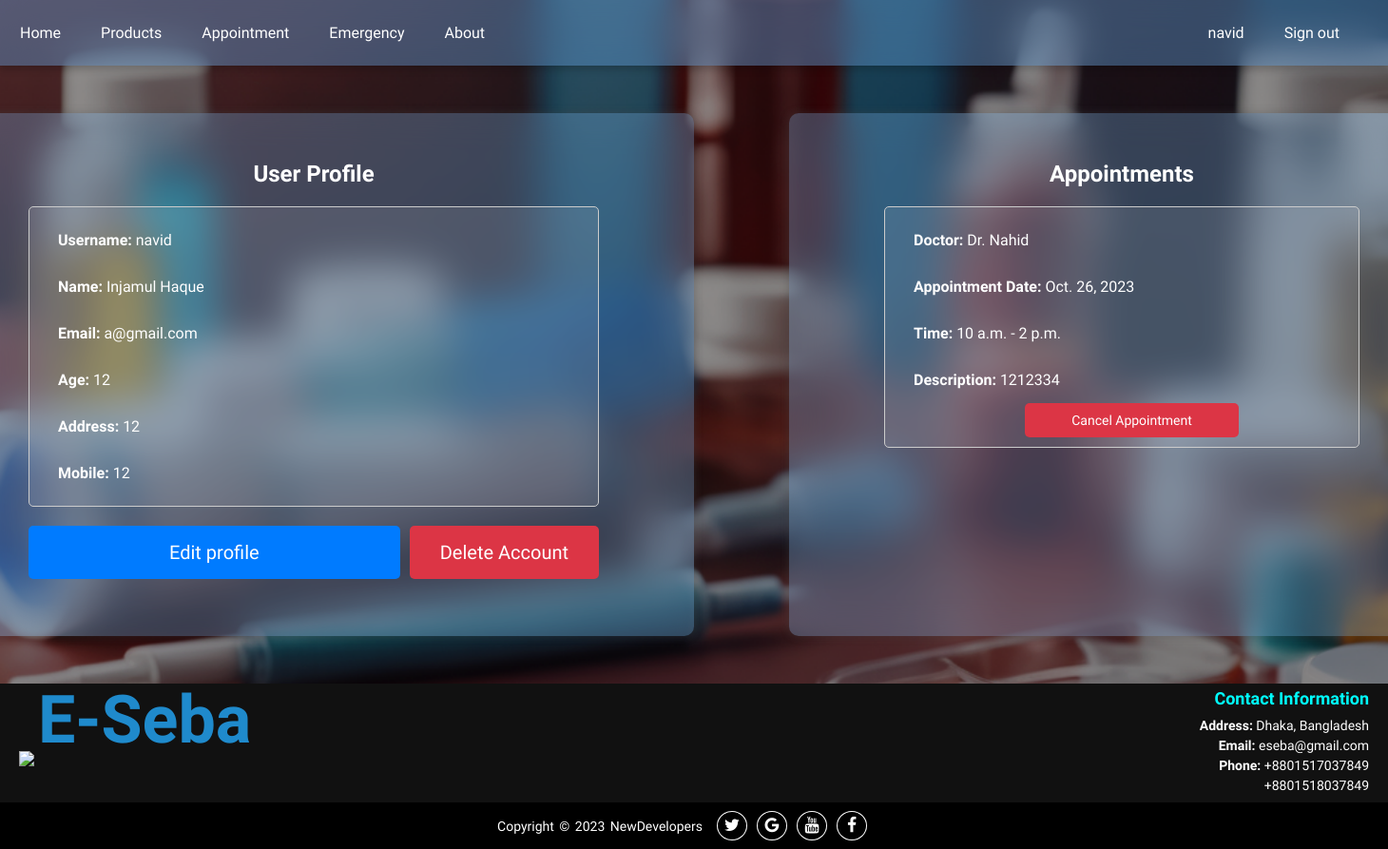
Page /user_profile/ (signed in) on the committed database.
### myApp/models.py (models this page shows, shortened)
class UserProfile(models.Model):
    user = models.OneToOneField(User, on_delete=models.CASCADE)
    def fullname(self):
        return f"{self.user.first_name} {self.user.last_name}"
    age = models.IntegerField()
    address = models.CharField(max_length=255)
    mobile = models.CharField(max_length=15)
    GENDER = (
        ('Male', 'Male'),
        ('Female', 'Female'),
    )
    gender = models.CharField(max_length=10, choices=GENDER)

class Appointment(models.Model):
    user = models.ForeignKey(User, on_delete=models.CASCADE)
    doctor = models.ForeignKey(Doctor, on_delete=models.CASCADE)
    doctor_time_slot = models.ForeignKey(DoctorTimeSlot, on_delete=models.CASCADE)
    description = models.CharField(max_length=1000)
    appointment_date = models.DateField()
    created_at = models.DateTimeField(auto_now_add=True)

class Doctor(models.Model):
    image = models.ImageField()
    name = models.CharField(max_length=255)
    specialty = models.CharField(max_length=255)
    status = models.BooleanField(default=True)
    cost = models.IntegerField()
    available_spots = models.PositiveIntegerField()

class DoctorTimeSlot(models.Model):
    doctor = models.ForeignKey(Doctor, on_delete=models.CASCADE)
    start_time = models.TimeField()
    end_time = models.TimeField()

### myApp/views.py (the view, shortened to what this page needs)
# urls.py: path('user_profile/', views.user_profile, name='user_profile'),
@login_required
def user_profile(request):
    user_profile = UserProfile.objects.get(user=request.user)
    profile_form = UserProfileForm(instance=user_profile)
    user_form = UserForm(instance=request.user)
    appointments = Appointment.objects.filter(user=request.user)
    context = {
        'user_profile': user_profile,
        'profile_form': profile_form,
        'user_form': user_form,
        'appointments': appointments,
        }
    return render(request, 'user_profile.html', context)

### myApp/templates/user_profile.html (shortened to what this page needs)
{% extends 'base.html' %}
{% load static %}
{% block extra-styles %}
<link rel="stylesheet" href="{% static 'css/__user_profile.css' %}" />
{% endblock %}
{% block content %}
<div class="row-container">
    <div class="containerinfo" id="userProfileView">
        <h2>User Profile</h2>
        <div class="info">
            <p><strong>Username:</strong> {{ user_profile.user.username }}</p>
            <p><strong>Name:</strong> {{ user_profile.fullname }} </p>
            <p><strong>Email:</strong> {{ user_profile.user.email }}</p>
            <p><strong>Age:</strong> {{ user_profile.age }}</p>
            <p><strong>Address:</strong> {{ user_profile.address }}</p>
            <p><strong>Mobile:</strong> {{ user_profile.mobile }}</p>
        </div>
        <div class="button-container">
            <button id="editButton" class="b1">Edit profile</button>
            <form method="post">
                <button type="submit" name="delete_account" class="b2">Delete Account</button>
            </form>
        </div>
    </div>
    <div class="containerapp">
        <h2>Appointments</h2>
        <div id="appointments">
            {% for appointment in appointments %}
            <div class="appointment">
                <p><strong>Doctor:</strong> {{ appointment.doctor.name }}</p>
                <p><strong>Appointment Date:</strong> {{ appointment.appointment_date }}</p>
                <p><strong>Time:</strong> {{ appointment.doctor_time_slot.start_time }} - {{ appointment.doctor_time_slot.end_time }}</p>
                <p><strong>Description:</strong> {{ appointment.description }}</p>
                <form method="post" action="{% url 'cancel_appointment' appointment.id appointment.doctor.id %}">
                    <button type="submit" class="cancel-appointment">Cancel Appointment</button>
                </form>
            </div>
            {% endfor %}
        </div>
    </div>
</div>
{% endblock %}

### myApp/templates/base.html (shortened to what this page needs)
<!DOCTYPE html>
{% load static %}
<html lang="en">
<head>
    <link rel="stylesheet" href="https://stackpath.bootstrapcdn.com/font-awesome/4.7.0/css/font-awesome.min.css">
    <link rel="stylesheet" href="{% static 'css/__base.css' %}" />
    {% block extra-styles %} {% endblock %}
</head>
<body>
    <div class="topnav">
        <a href="{% url 'home' %}">Home</a>
        <a href="{% url 'products' %}">Products</a>
        <a href="{% url 'appointment' %}">Appointment</a>
        <a href="{% url 'emergency' %}">Emergency</a>
        <a href="{% url 'about' %}">About</a>
        <div id="user-links">
            {% if user.is_authenticated %}
                {% if user.is_superuser %}
                    <a href="{% url 'admin:index' %}" class="user-link">Admin Panel</a>
                    <a href="{% url 'logout' %}" class="user-link">Sign out</a>
                {% else %}
                <div class="user-info">
                    <a href="{% url 'user_profile' %}" class="user-link">{{ user.username }}</a>
                    <a href="{% url 'logout' %}" class="user-link">Sign out</a>
                </div>
                {% endif %}
            {% else %}
                <a href="{% url 'login' %}" class="user-link">Login</a>
                <a href="{% url 'register' %}" class="user-link">Sign-up</a>
            {% endif %}
        </div>
    </div>
    {% block content %}{% endblock %}
    <footer>
        <div class="footer-content">
            <div class="logo">
                <img src="{% static 'image/favicon.png' %}">
                <span class="eseba">E-Seba</span>
            </div>
            <div class="contact-info">
                <h3>Contact Information</h3>
                <ul>
                    <li><strong>Address:</strong> Dhaka, Bangladesh</li>
                    <li><strong>Email:</strong> eseba@gmail.com</li>
                    <li><strong>Phone:</strong> +8801517037849</li>
                    <li>+8801518037849</li>
                </ul>
            </div>
        </div>
        <div class="footer-bottom">
            <p>Copyright &copy; 2023 NewDevelopers</p>
            <div class="footer-menu">
                <ul class="f-menu">
                    <li><a href="#"><i class="fa fa-twitter"></i></a></li>
                    <li><a href="#"><i class="fa fa-google"></i></a></li>
                    <li><a href="#"><i class="fa fa-youtube"></i></a></li>
                    <li><a href="#"><i class="fa fa-facebook"></i></a></li>
                </ul>
            </div>
        </div>
    </footer>
</body>
</html>

### myApp/static/css/__base.css (style rules this page uses)
* { margin: 0; padding: 0; box-sizing: border-box; }
body { font-family: 'Mooli', sans-serif; display: flex; min-height: 100vh; align-items: center; text-align: center; background-image: url(../image/background.png); background-size: cover; background-position: center; background-repeat: no-repeat; color: #fff; background-attachment: fixed; flex-direction: column; }
.topnav { position: sticky; top: 0; width: 100%; z-index: 999; background-color: rgba(97, 154, 212, 0.428); box-shadow: 0 4px 8px rgba(0, 0, 0, 0.2); backdrop-filter: blur(20px); }
.topnav a { float: left; display: block; color: rgb(255, 255, 255); text-align: center; font-weight: normal; padding: 25px 16px; margin: 0px 5px; transition: transform 0.4s; text-decoration: none; }
#user-links { float: right; margin-right: 20px; }
.user-link { color: #ffffff; text-align: center; padding: 25px 16px; margin: 0px 5px; transition: transform 0.3s; text-decoration: none; }
.user-info { display: flex; align-items: center; border-radius: 5px; margin-right: 10px; color: #fff; }
footer { width: 100%; color: #fff; text-align: center; }
.footer-content { background: #111; color: #fff; padding: 5px 20px; display: flex; justify-content: space-between; align-items: center; }
.logo img { max-width: 100px; height: auto; }
.logo .eseba { position: relative; top: -25px; margin: 0px auto; font-size: 70px; font-weight: 900; color: #1F8ACC; }
.contact-info { text-align: right; }
.contact-info h3 { color: aqua; font-size: 18px; margin-bottom: 10px; }
.contact-info ul { list-style-type: none; padding: 0; }
.contact-info ul li { font-size: 14px; margin: 5px 0; }
.contact-info ul li strong { font-weight: bold; }
.footer-bottom { background: #000; width: 100%; display: flex; align-items: center; justify-content: center; }
.footer-bottom p { font-size: 14px; word-spacing: 2px; text-transform: capitalize; margin: 0; }
.footer-menu { padding: 15px; float: right; }
.footer-menu ul { list-style: none; display: flex; align-items: center; justify-content: center; }
.footer-menu ul li { padding-right: 10px; display: block; }
.footer-menu ul li a { text-decoration: none; color: #fff; border: 1.1px solid white; padding: 5px; border-radius: 50%; }
.footer-menu ul li a i { font-size: 1.1rem; width: 20px; transition: color .4s ease; }

### myApp/static/css/__user_profile.css (style rules this page uses)
.row-container { display: flex; }
.containerinfo { width: 800px; min-height: 500px; margin: 50px; padding: 50px 100px; position: relative; text-align: left; color: white; border-radius: 10px; box-shadow: 0 0 10px rgba(69, 69, 69, 0.355); background-color: rgba(139, 199, 255, 0.282); backdrop-filter: blur(20px); }
.containerapp { width: 700px; min-height: 100px; max-height: 800px; margin: 50px; padding: 50px 100px; text-align: left; color: white; border-radius: 10px; box-shadow: 0 0 10px rgba(69, 69, 69, 0.355); background-color: rgba(139, 199, 255, 0.282); backdrop-filter: blur(20px); }
h2 { text-align: center; font-size: 24px; margin-bottom: 20px; }
p { padding: 15px 0px; }
.button-container { font-family: Mooli, sans-serif; display: flex; justify-content: space-between; margin-bottom: 10px; }
.button-container button { font-family: Mooli, sans-serif; background-color: #dc3545; font-size: 20px; color: #fff; padding: 16px 32px; border: none; border-radius: 5px; cursor: pointer; transition: background-color 0.3s ease; flex: 1; }
#editButton { background-color: #007BFF; margin-right: 10px; width: 100px; }
a { color: white; text-decoration: none; }
.cancel-appointment { font-family: Mooli, sans-serif; background-color: #dc3545; color: #fff; font-size: 14px; padding: 10px 20px; border: none; border-radius: 5px; cursor: pointer; text-align: center; transition: background-color 0.3s ease; margin: 0px 25%; width: 225px; }
.appointment { border: 1px solid #ccc; border-radius: 5px; padding: 10px 0px 10px 30px; margin: 10px 0 20px; background-color: rgba(255, 255, 255, 0.1); }
.info { border: 1px solid #ccc; border-radius: 5px; padding: 10px 0px 10px 30px; margin: 10px 0 20px; background-color: rgba(255, 255, 255, 0.1); }

### rows in the picture
UserProfile: user.username "navid", fullname "Injamul Haque", user.email "a@gmail.com", age "12", address "12", mobile "12"
Appointment: doctor.name "Dr. Nahid", appointment_date "Oct. 26, 2023", doctor_time_slot.start_time "10 a.m.", doctor_time_slot.end_time "2 p.m.", description "1212334"

### other values in the picture
{{ user.username }} "navid"
